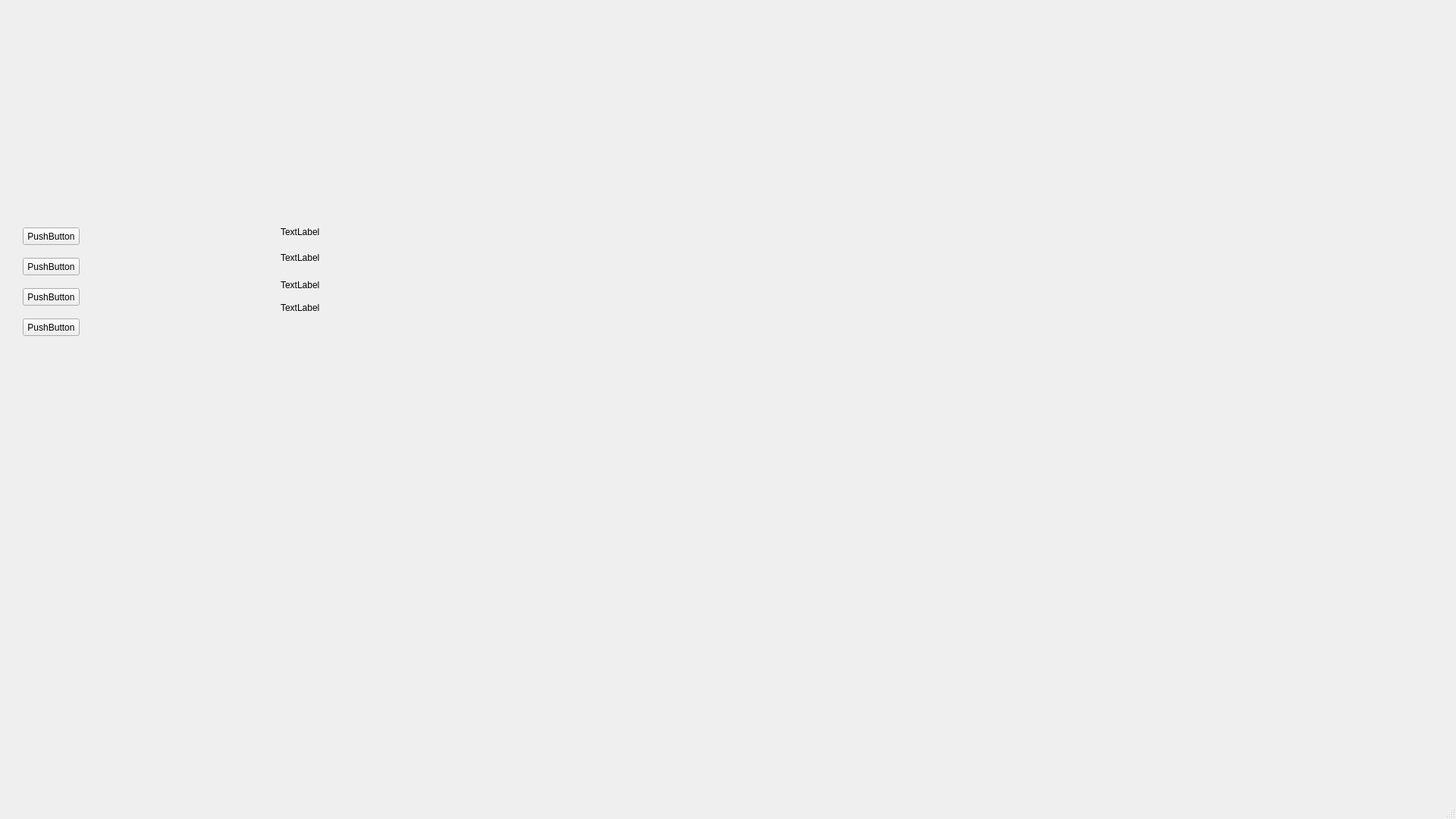
<?xml version="1.0" encoding="UTF-8"?>
<ui version="4.0">
 <class>MainWindow</class>
 <widget class="QMainWindow" name="MainWindow">
  <property name="geometry">
   <rect>
    <x>0</x>
    <y>0</y>
    <width>1920</width>
    <height>1080</height>
   </rect>
  </property>
  <property name="windowTitle">
   <string>NantongYufeng</string>
  </property>
  <widget class="QWidget" name="centralwidget">
   <widget class="QPushButton" name="pushButton">
    <property name="geometry">
     <rect>
      <x>30</x>
      <y>300</y>
      <width>75</width>
      <height>23</height>
     </rect>
    </property>
    <property name="text">
     <string>PushButton</string>
    </property>
   </widget>
   <widget class="QPushButton" name="pushButton_2">
    <property name="geometry">
     <rect>
      <x>30</x>
      <y>340</y>
      <width>75</width>
      <height>23</height>
     </rect>
    </property>
    <property name="text">
     <string>PushButton</string>
    </property>
   </widget>
   <widget class="QPushButton" name="pushButton_3">
    <property name="geometry">
     <rect>
      <x>30</x>
      <y>380</y>
      <width>75</width>
      <height>23</height>
     </rect>
    </property>
    <property name="text">
     <string>PushButton</string>
    </property>
   </widget>
   <widget class="QPushButton" name="pushButton_4">
    <property name="geometry">
     <rect>
      <x>30</x>
      <y>420</y>
      <width>75</width>
      <height>23</height>
     </rect>
    </property>
    <property name="text">
     <string>PushButton</string>
    </property>
   </widget>
   <widget class="QLabel" name="label">
    <property name="geometry">
     <rect>
      <x>370</x>
      <y>300</y>
      <width>54</width>
      <height>12</height>
     </rect>
    </property>
    <property name="text">
     <string>TextLabel</string>
    </property>
   </widget>
   <widget class="QLabel" name="label_2">
    <property name="geometry">
     <rect>
      <x>370</x>
      <y>330</y>
      <width>51</width>
      <height>20</height>
     </rect>
    </property>
    <property name="text">
     <string>TextLabel</string>
    </property>
   </widget>
   <widget class="QLabel" name="label_3">
    <property name="geometry">
     <rect>
      <x>370</x>
      <y>370</y>
      <width>54</width>
      <height>12</height>
     </rect>
    </property>
    <property name="text">
     <string>TextLabel</string>
    </property>
   </widget>
   <widget class="QLabel" name="label_4">
    <property name="geometry">
     <rect>
      <x>370</x>
      <y>400</y>
      <width>54</width>
      <height>12</height>
     </rect>
    </property>
    <property name="text">
     <string>TextLabel</string>
    </property>
   </widget>
  </widget>
  <widget class="QMenuBar" name="menubar">
   <property name="geometry">
    <rect>
     <x>0</x>
     <y>0</y>
     <width>1920</width>
     <height>22</height>
    </rect>
   </property>
  </widget>
  <widget class="QStatusBar" name="statusbar"/>
 </widget>
 <resources/>
 <connections/>
</ui>
